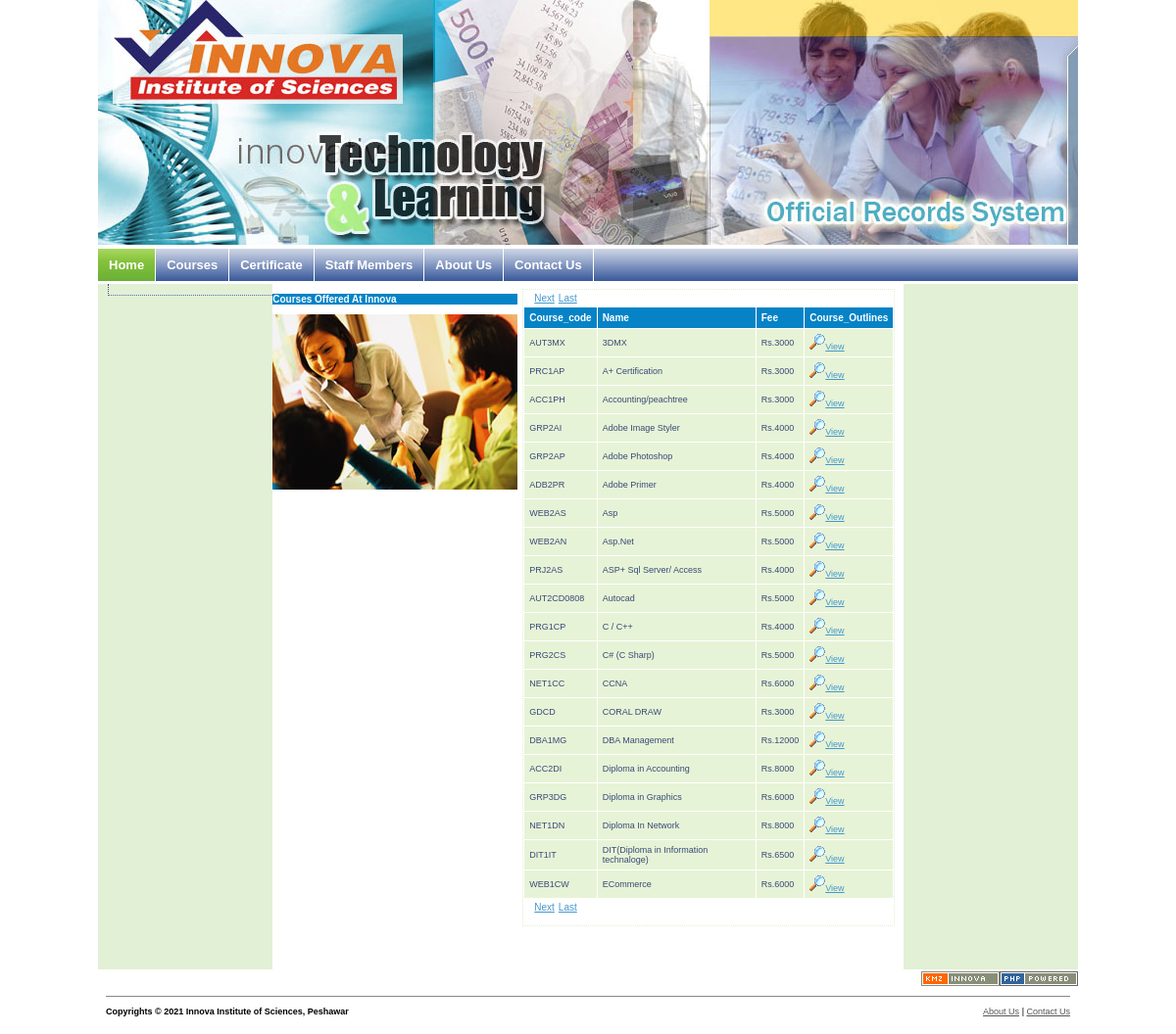
/courses.php, run on the app's committed database.
### tables this page shows
CREATE TABLE IF NOT EXISTS `courses` (
  `course_code` varchar(10) NOT NULL default '',
  `name` varchar(100) default NULL,
  `fee` int(5) default NULL,
  PRIMARY KEY  (`course_code`)
);

### courses.php (the view, shortened to what this page needs)
<?php require_once('Connections/conn.php'); ?>
<?php
$currentPage = $_SERVER["PHP_SELF"];
$maxRows_RS_Courses = 20;
$pageNum_RS_Courses = 0;
$startRow_RS_Courses = $pageNum_RS_Courses * $maxRows_RS_Courses;
$query_RS_Courses = "SELECT * FROM courses ORDER BY name ASC";
$query_limit_RS_Courses = sprintf("%s LIMIT %d, %d", $query_RS_Courses, $startRow_RS_Courses, $maxRows_RS_Courses);
$RS_Courses = mysql_query($query_limit_RS_Courses, $conn) or die(mysql_error());
$row_RS_Courses = mysql_fetch_assoc($RS_Courses);
if (isset($_GET['totalRows_RS_Courses'])) {
  $totalRows_RS_Courses = $_GET['totalRows_RS_Courses'];
} else {
  $all_RS_Courses = mysql_query($query_RS_Courses);
  $totalRows_RS_Courses = mysql_num_rows($all_RS_Courses);
}
$totalPages_RS_Courses = ceil($totalRows_RS_Courses/$maxRows_RS_Courses)-1;
$queryString_RS_Courses = "";
$queryString_RS_Courses = sprintf("&totalRows_RS_Courses=%d%s", $totalRows_RS_Courses, $queryString_RS_Courses);
?><!DOCTYPE html PUBLIC "-//W3C//DTD XHTML 1.0 Transitional//EN" "http://www.w3.org/TR/xhtml1/DTD/xhtml1-transitional.dtd">
<html xmlns="http://www.w3.org/1999/xhtml"><head>
	<link rel="stylesheet" type="text/css" href="gnpcss.css" media="screen" />
</head>
<body>
<div align="center">
  <table border="0" cellpadding="0" cellspacing="0" width="1000">
    <tbody><tr>
      <td class="PageTopHeader" align="left" height="180" valign="middle" width="1000"><img src="images/header_logo.jpg" width="1000" height="250" /></td>
    </tr>
    <tr>
      <td align="left" height="40" valign="middle" width="1000"><?php
				require("top_menu_guest.php");
				?>        <br style="clear: left;" /></td>
    </tr>
    <tr>
      <td><table border="0" cellpadding="0" cellspacing="0" width="1000">
          <tbody><tr>
            <td width="179" height="653" align="left" valign="top"><?php
				require("left_menu_guest.php");
				?>
						</td>
            <td align="left" valign="top" width="652"><table border="0" cellpadding="0" cellspacing="0" width="640">
                <tbody><tr>
                  <td align="left" valign="top" width="232"><p class="headerkizmo"><strong>Courses Offered at Innova</strong></p>
                    <img src="images/careers_head.jpg" width="250" height="179" /></td>
                  <td align="left" valign="top" width="408"><div class="text" align="left">
                    <table border="0">
                      <tr>
                        <td><?php if ($pageNum_RS_Courses > 0) {  ?>
                              <a href="<?php printf("%s?pageNum_RS_Courses=%d%s", $currentPage, 0, $queryString_RS_Courses); ?>">First</a>
                              <?php }  ?>
                        </td>
                        <td><?php if ($pageNum_RS_Courses > 0) {  ?>
                              <a href="<?php printf("%s?pageNum_RS_Courses=%d%s", $currentPage, max(0, $pageNum_RS_Courses - 1), $queryString_RS_Courses); ?>">Previous</a>
                              <?php }  ?>
                        </td>
                        <td><?php if ($pageNum_RS_Courses < $totalPages_RS_Courses) {  ?>
                              <a href="<?php printf("%s?pageNum_RS_Courses=%d%s", $currentPage, min($totalPages_RS_Courses, $pageNum_RS_Courses + 1), $queryString_RS_Courses); ?>">Next</a>
                              <?php }  ?>
                        </td>
                        <td><?php if ($pageNum_RS_Courses < $totalPages_RS_Courses) {  ?>
                              <a href="<?php printf("%s?pageNum_RS_Courses=%d%s", $currentPage, $totalPages_RS_Courses, $queryString_RS_Courses); ?>">Last</a>
                              <?php }  ?>
                        </td>
                      </tr>
                    </table>
<table width="100%" border="0" cellpadding="5" cellspacing="1">
                      <tr>
                        <td class="headerkizmo">course_code</td>
                        <td class="headerkizmo">name</td>
                        <td class="headerkizmo">fee</td>
                        <td class="headerkizmo">Course_Outlines</td>
                      </tr>
                      <?php do { ?>
                        <tr class="smalltextbg">
                          <td><?php echo $row_RS_Courses['course_code']; ?></td>
                          <td><?php echo $row_RS_Courses['name']; ?></td>
                          <td>Rs.<?php echo $row_RS_Courses['fee']; ?></td>
                          <td><img src="images/icons/b_search.png" width="16" height="16" /><a href="course_getoutlines.php?course_code=<?php echo $row_RS_Courses['course_code']; ?>">View</a></td>
                        </tr>
                        <?php } while ($row_RS_Courses = mysql_fetch_assoc($RS_Courses)); ?>
</table>
                                        <table border="0">
                                          <tr>
                                            <td><?php if ($pageNum_RS_Courses > 0) {  ?>
                                                  <a href="<?php printf("%s?pageNum_RS_Courses=%d%s", $currentPage, 0, $queryString_RS_Courses); ?>">First</a>
                                                  <?php }  ?>
                                            </td>
                                            <td><?php if ($pageNum_RS_Courses > 0) {  ?>
                                                  <a href="<?php printf("%s?pageNum_RS_Courses=%d%s", $currentPage, max(0, $pageNum_RS_Courses - 1), $queryString_RS_Courses); ?>">Previous</a>
                                                  <?php }  ?>
                                            </td>
                                            <td><?php if ($pageNum_RS_Courses < $totalPages_RS_Courses) {  ?>
                                                  <a href="<?php printf("%s?pageNum_RS_Courses=%d%s", $currentPage, min($totalPages_RS_Courses, $pageNum_RS_Courses + 1), $queryString_RS_Courses); ?>">Next</a>
                                                  <?php }  ?>
                                            </td>
                                            <td><?php if ($pageNum_RS_Courses < $totalPages_RS_Courses) {  ?>
                                                  <a href="<?php printf("%s?pageNum_RS_Courses=%d%s", $currentPage, $totalPages_RS_Courses, $queryString_RS_Courses); ?>">Last</a>
                                                  <?php }  ?>
                                            </td>
                                          </tr>
                                        </table>
</div></td>
                </tr>
              </tbody></table>            </td>
            <td align="left" valign="top" width="179"><div id="leftbar">
              <div id="searchBox">
                <p>&nbsp;</p>
                </div>
              </div>              </td>
          </tr>
        </tbody></table></td>
    </tr>
    <tr>
      <td align="right" height="19"><img src="images/kmz_innova.gif" width="80" height="15" /><img src="images/php.gif" alt="PHP|Powered" height="15" width="80" /></td>
    </tr>
    <tr>
      <td><?php
				require("footer.php");
				?></td>
    </tr>
  </tbody></table>
</div>
</body>
</html>

### top_menu_guest.php
<ul class="solidblockmenu">
<li><a href="index.php" class="current">Home</a></li>
<li><a href="courses.php">Courses</a></li>
<li><a href="certificate.php">Certificate</a></li>
<li><a href="staff_members.php">Staff Members</a></li>
<li><a href="aboutus.php">About Us</a></li>
<li><a href="contactus.php">Contact Us</a></li>
</ul>

### left_menu_guest.php
<div id="leftbar">
              <div id="searchBox">
                <table width="100%" border="0" cellspacing="0" cellpadding="0">
                  <tr>
                    <td width="100%" class="td_underline">&nbsp;</td>
                  </tr>
                  <tr>
                    <td>&nbsp;</td>
                  </tr>
                </table>
  </div>
            </div>

### footer.php
<div id="footer">
          <div id="left" style="float: left;"><strong>Copyrights © <?php echo date('Y'); ?> Innova Institute of Sciences, Peshawar</strong></div>
          <div id="right" style="float: right;"> <a href="aboutus.php">About Us</a> | <a href="contactus.php">Contact Us</a> </div>
          <br />
        </div>

### gnpcss.css (style rules this page uses)
#footer { font-size: 0.9em; padding-top: 10px; padding-bottom: 10px; margin: 8px; border-top: 1px solid #888; clear: both; background: white; }
#footer a, #footer a:visited, #footer a:link { color: #555; }
#leftbar { background: #E2F0D6; float: left; width: 178px; padding: 0px; height: 700px; }
#searchBox { border-left: 10px solid #E2F0D6; border-bottom: 5px solid #E2F0D6; width: 168px; font-size: 10px; color: #000000; height: auto; }
body { margin: 0; padding: 0; text-align: center; min-width: 1000px; font-size: 10px; font-family: Verdana, Arial, Helvetica, sans-serif; list-style-image: url(images/icons/bullet_arrow.png); background-repeat: no-repeat; background-color: #FFFFFF; }
a, a:link, a:visited { color: #4498CE; text-decoration: underline; }
.solidblockmenu { margin: 0; padding: 0; float: left; font: bold 13px Arial; font-family: Verdana, Arial, Helvetica, sans-serif; width: 100%; border: 1px solid #FFFFFF; border-width: 1px 0; background-color: #8296C0; background-image: url(images/menudefaultbg.gif); background-repeat: repeat-x; background-position: center center; }
.solidblockmenu li { display: inline; }
.solidblockmenu li a { float: left; color: white; padding: 9px 11px; text-decoration: none; border-right: 1px solid white; }
.solidblockmenu li a:hover, .solidblockmenu li .current { color: white; background-color: #8CC63F; background-image: url(images/menuactivebg.gif); background-repeat: repeat-x; background-position: center center; }
.smalltextbg { color: #374A77; border: 1px solid #4A69A5; background-color: #E7F3D6; font-size: 9px; }
.td_underline { font-family: Verdana, Arial, Helvetica, sans-serif; font-size: 10px; font-weight: bold; border-top-width: thin; border-right-width: thin; border-bottom-width: thin; border-left-width: thin; border-top-style: none; border-right-style: none; border-bottom-style: dotted; border-left-style: dotted; border-bottom-color: #536FA8; border-left-color: #374A71; padding-top: 0px; padding-right: 0px; padding-bottom: 0px; padding-left: 2px; }
.headerkizmo { font-family: Verdana, Arial, Helvetica, sans-serif; font-size: 10px; font-style: normal; font-weight: bold; color: #FFFFFF; text-transform: capitalize; background-color: #0583C6; }
.text { font-family: Verdana, Arial, Helvetica, sans-serif; font-size: 10px; margin: 5px; border: thin dotted #E2F0D6; }
img { border:0 }

### data on the page
courses: course_code "AUT3MX", name "3DMX", fee "3000"
courses: course_code "PRC1AP", name "A+ Certification", fee "3000"
courses: course_code "ACC1PH", name "Accounting/peachtree", fee "3000"
courses: course_code "GRP2AI", name "Adobe Image Styler", fee "4000"
courses: course_code "GRP2AP", name "Adobe Photoshop", fee "4000"
courses: course_code "ADB2PR", name "Adobe Primer", fee "4000"
courses: course_code "WEB2AS", name "Asp", fee "5000"
courses: course_code "WEB2AN", name "Asp.Net", fee "5000"
courses: course_code "PRJ2AS", name "ASP+ Sql Server/ Access", fee "4000"
courses: course_code "AUT2CD0808", name "Autocad", fee "5000"
courses: course_code "PRG1CP", name "C / C++", fee "4000"
courses: course_code "PRG2CS", name "C# (C Sharp)", fee "5000"
courses: course_code "NET1CC", name "CCNA", fee "6000"
courses: course_code "GDCD", name "CORAL DRAW", fee "3000"
courses: course_code "DBA1MG", name "DBA Management", fee "12000"
courses: course_code "ACC2DI", name "Diploma in Accounting", fee "8000"
courses: course_code "GRP3DG", name "Diploma in Graphics", fee "6000"
courses: course_code "NET1DN", name "Diploma In Network", fee "8000"
courses: course_code "DIT1IT", name "DIT(Diploma in Information technaloge)", fee "6500"
courses: course_code "WEB1CW", name "ECommerce", fee "6000"
